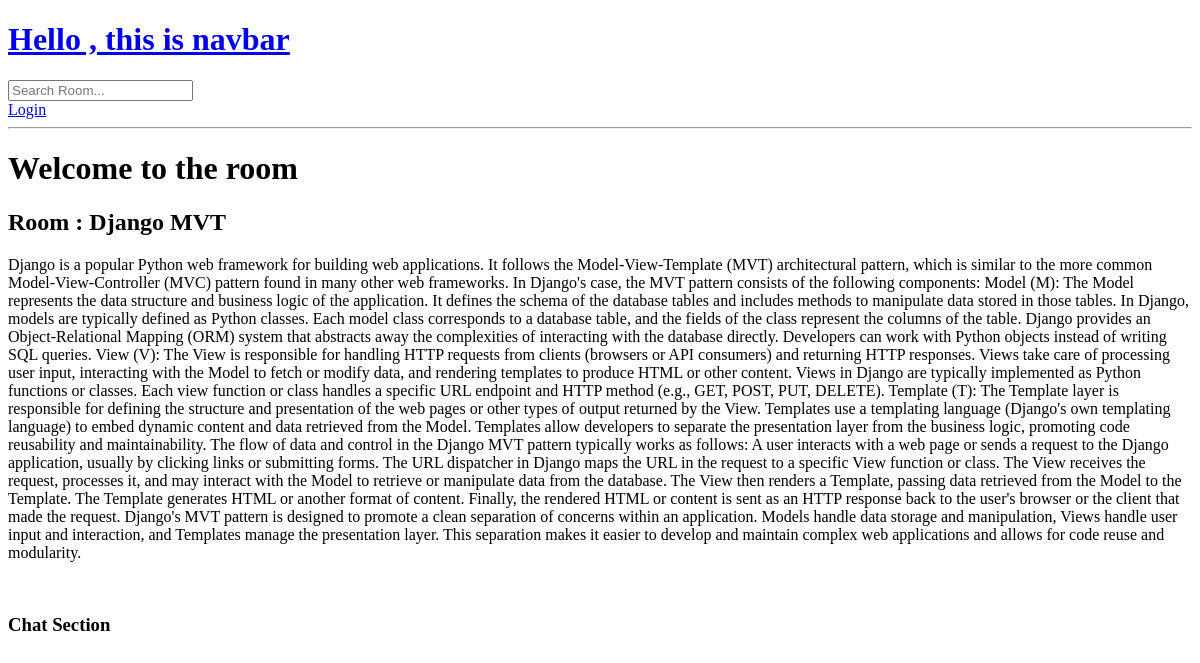
The app's page /rooms/9/, older data.
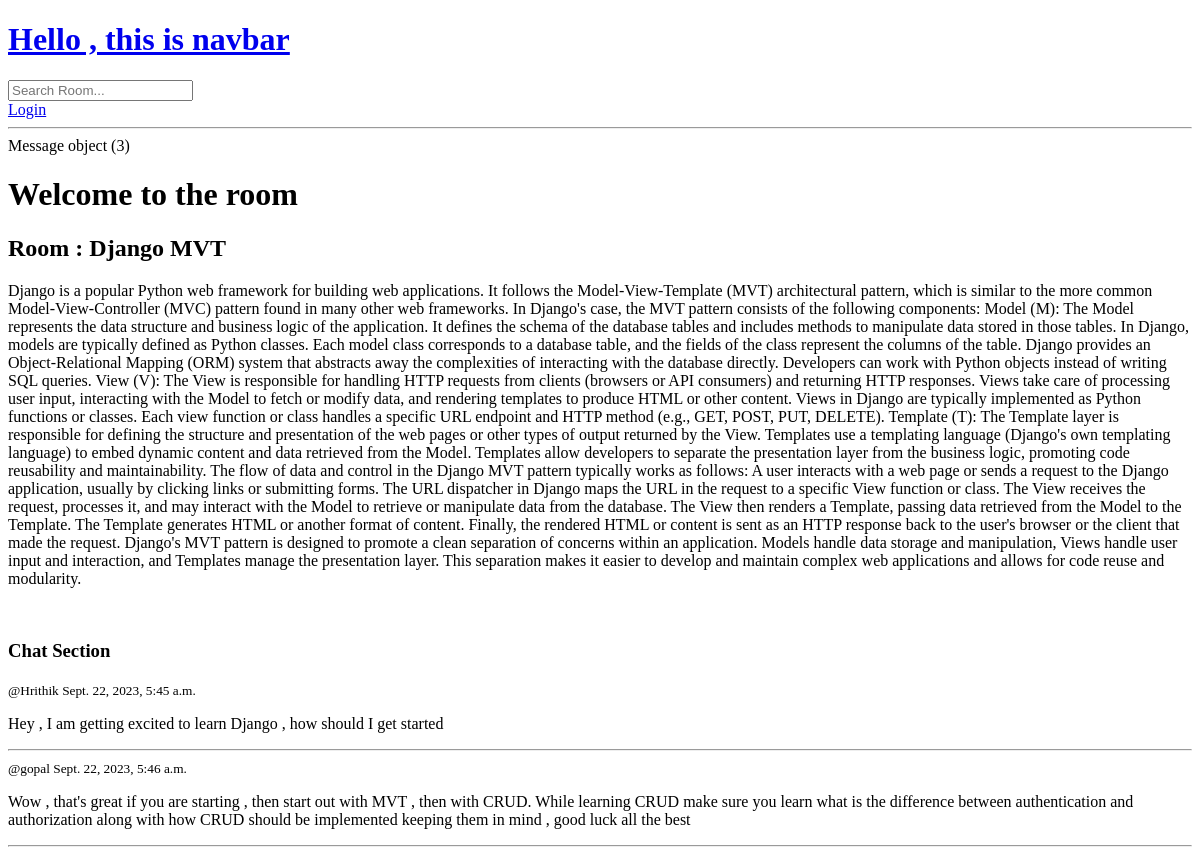
The same page, newer data.
### base/models.py (models this page shows)
class Message(models.Model):
    user =  models.ForeignKey(User ,on_delete=models.CASCADE )
    room = models.ForeignKey(Room , on_delete=models.CASCADE)
    body = models.TextField()
    updated = models.DateTimeField(auto_now=True)
    created = models.DateTimeField(auto_now_add=True)

### base/views.py (the view, shortened to what this page needs)
# urls.py: path('rooms/<str:pk>/',views.room , name="room") ,
def room(request , pk ):
    room = Room.objects.get(id=pk)
    messages = room.message_set.all().order_by('created')
    context = {'room' : room , 'messages':messages }
    return render(request , 'base/room.html' ,context )

### base/templates/base/room.html (shortened to what this page needs)
{% extends 'Main.html'%}
{%block content%}
<div class="description-wrapper">
    <h1>Welcome to the room </h1>
    <h2>Room : {{room.names}}</h2>
    <p>{{room.description}}</p>
    <br>
</div>
<main>
    <div class="comment-wrapper">
        <h3>Chat Section</h3>
        {% for message in messages %}
            <div>
                <small>@{{message.user}} {{message.created}}</small>
                <p> {{message.body}}</p>
                <hr>
            </div>
        {% endfor %}
    </div>
{%endblock%}

### templates/Main.html (shortened to what this page needs)
<!DOCTYPE html>
<html lang="en">
<head>
</head>
<body>
    {%include 'navbar.html'%}
    {% if messages %}
		<div class="messages">
		{% for message in messages %}
			<div class="alert {% if message.tags %}alert-{{ message.tags }}"{% endif %}>
				{{ message }}
			</div>
		{% endfor %}
		</div>
	{% endif %}
    {% block content %}
    {% endblock %}
</body>
</html>

Row changes from the older to the newer data that the page shows:
added Message: id "Message object (3)", user "gopal", created "Sept. 22, 2023, 5:46 a.m.", body "Wow , that's great if you are starting , then start out with MVT , then with CRUD. While learning CRUD make sure you learn what is the difference between authentication and authorization along with how CRUD should be implemented keeping them in mind , good luck all the best"
added Message: user "Hrithik", created "Sept. 22, 2023, 5:45 a.m.", body "Hey , I am getting excited to learn Django , how should I get started"
